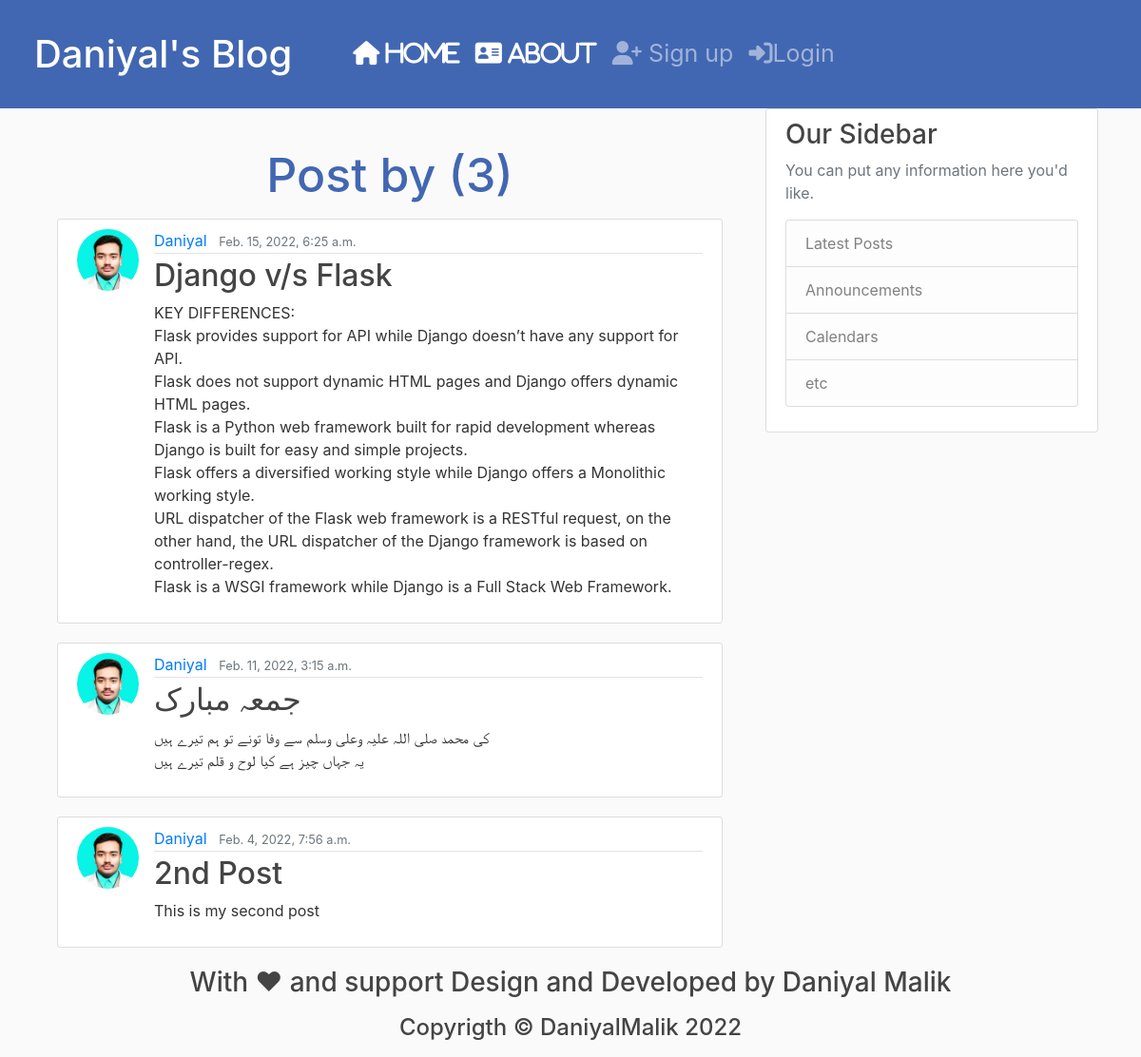
Page /user/Daniyal on the committed database.
### blog/models.py (models this page shows, shortened)
class Post(models.Model):
    title=models.CharField(max_length=100)
    content=models.TextField()
    date_posted=models.DateTimeField(default=timezone.now)
    author=models.ForeignKey(User, on_delete=models.CASCADE)

### users/models.py (models this page shows, shortened)
class Profile(models.Model):
    user=models.OneToOneField(User,on_delete=models.CASCADE)
    image=models.ImageField(default='default.jpg',upload_to='profile_pics')

### blog/views.py (the view)
# urls.py: path("user/<str:username>",UserPositiveListView.as_view(), name="user-posts"),
class UserPositiveListView(ListView):
    model=Post
    template_name='blog/user_posts.html'
    context_object_name='posts'
    ordering=['-date_posted']
    paginate_by=5
    def get_queryset(self):
        user=get_object_or_404(User,username=self.kwargs.get('username'))
        return Post.objects.filter(author=user).order_by('-date_posted')

### blog/templates/blog/user_posts.html (shortened to what this page needs)
{% extends 'blog/base.html' %}
{% block content %}
<h1 class="mb-3" style="text-align: center; margin: 40px; font-size: 50px; color: #4267b2">
  Post by {{ view.kwrgs.username }} ({{ page_obj.paginator.count }})
</h1>
<div class="container">
    {% for post in posts %}
    <article class="media content-section">
      <img class="rounded-circle article-img"src="{{post.author.profile.image.url}}" alt="" srcset="">
        <div class="media-body">
          <div class="article-metadata">
            <a class="mr-2" href="{% url 'user-posts' post.author.username %}">{{ post.author }}</a>
            <small class="text-muted">{{ post.date_posted }}</small>
          </div>
          <h2><a class="article-title" href="{% url 'post-detail' post.id %}">{{ post.title }}</a></h2>
          <p class="article-content">{{ post.content }}</p>
        </div>
      </article>
    {% endfor %}
</div>
{% endblock content %}

### blog/static/blog/main.css (style rules this page uses)
body { background: #fafafa; color: #333333; margin-top: 1rem; }
h1, h2, h3, h4, h5, h6 { color: #444444; }
.content-section { background: #ffffff; padding: 10px 20px; border: 1px solid #dddddd; border-radius: 3px; margin-bottom: 20px; }
.article-title { color: #444444; }
.article-content { white-space: pre-line; }
.article-img { height: 65px; width: 65px; margin-right: 16px; }
.article-metadata { padding-bottom: 1px; margin-bottom: 4px; border-bottom: 1px solid #e3e3e3 }

### rows in the picture
Post: author.profile.image (picture), author "Daniyal", date_posted "Feb. 15, 2022, 6:25 a.m.", title "Django v/s Flask", content "KEY DIFFERENCES: Flask provides support for API while Django doesn’t have any support for API. Flask does not support dynamic HTML pages and Django offers dynamic HTML pages. Flask is a Python web framework built for rapid development whereas Django is built for easy and simple projects. Flask offers a diversified working style while Django offers a Monolithic working style. URL dispatcher of the Flask web framework is a RESTful request, on the other hand, the URL dispatcher of the Django framework is based on controller-regex. Flask is a WSGI framework while Django is a Full Stack Web Framework."
Post: author.profile.image (picture), author "Daniyal", date_posted "Feb. 11, 2022, 3:15 a.m.", title "جمعہ مبارک", content "کی محمد صلی اللہ علیہ وعلی وسلم سے وفا تونے تو ہم تیرے ہیں یہ جہاں چیز ہے کیا لوح و قلم تیرے ہیں"
Post: author.profile.image (picture), author "Daniyal", date_posted "Feb. 4, 2022, 7:56 a.m.", title "2nd Post", content "This is my second post"

### other values in the picture
{{ page_obj.paginator.count }} "3"
